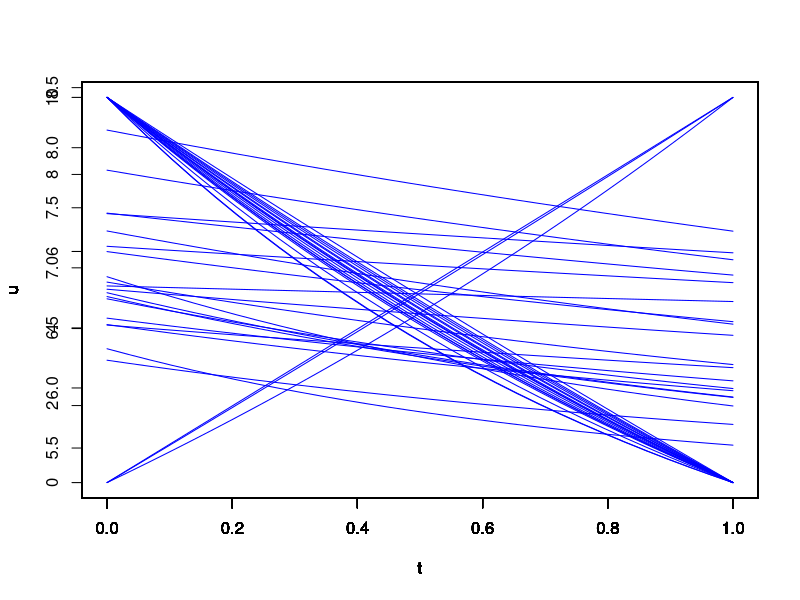

Generate this figure with R:
rm(list=ls())



#===================Question 3
fx <- function(x){
  1/6
}
fy <- function(y){
  1/6
}
s=0;
for (x in 1:6){
  for (y in 1:6){
    s=s + x*y*fx(x)*fy(y);
  }
}
print(s)


#===================Question q4
  integrate(dnorm, -1, 1)
  
  
 n=10000
 a=-1;
 b=1;
 
dx=(b-a)/n;
s=0;
  
  for(i in 1:n){
    s=s+ (1/sqrt(2*pi)) * exp((-.5*(-1+(i-1)*dx)^2))*dx;
  }
 print(s)
 
 
 #===================Question q5 - a

 n=30;
 r=20;
 t=seq(0,1,length.out=n)
 for(j in 1:r){
   x=rnorm(1,5,1.5)
   y=rnorm(1,0.5,0.3)
   u=c();
   for(i in 1:n){
     u[i]=exp(-t[i]*y)*x;
   }
   
   if(j==r) plot(t,u,"l",col="blue") else{
     
    plot(t,u,"l",yaxt="n",col="blue")}
    par(new=TRUE)
 }
 
 
 
 
 
 
 
 
 
 n=30;
 r=20;
 t=seq(0,1,length.out=n)
 for(j in 1:r){
   x=rnorm(1,5,1.5)
   
   y=rnorm(1,0.5,0.3)
   u=c();
   for(i in 1:n){
     u[i]=exp(-t[i]*y)*x;
     
   }
   cat(x, u[1],"\n \n")
   if(j==r) plot(t,u,type="l",col="blue",xlim =c(0 , 1),ylim=c(0 , 10)) else{
     
     plot(t,u,"l",yaxt="n",xaxt="n",col="blue",xlim =c(0 , 1),ylim=c(0 , 10))}
   par(new=TRUE)
 }
 
 

 #===================Question q5 - b
 
 
 
 n=500;
 a=0; b=10; c=-1; d=2;
 dx=(b-a)/n;
 dy=(d-c)/n;
 s=0;
 
 for(i in 1:n){
   for(j in 1:n){
     xs=a+(i-1)*dx;
     ys=c+(j-1)*dy;
     s=s+ exp(-ys)*xs*dnorm(xs,5,1.5)*dnorm(ys,0.5,0.3)*dx*dy;
   }
 }
 print(s)